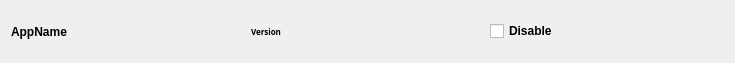
<?xml version="1.0" encoding="UTF-8"?>
<ui version="4.0">
 <class>Form</class>
 <widget class="QWidget" name="Form">
  <property name="geometry">
   <rect>
    <x>0</x>
    <y>0</y>
    <width>735</width>
    <height>63</height>
   </rect>
  </property>
  <property name="font">
   <font>
    <bold>true</bold>
   </font>
  </property>
  <property name="windowTitle">
   <string>Form</string>
  </property>
  <layout class="QHBoxLayout" name="horizontalLayout_3">
   <item>
    <widget class="QLabel" name="AppName">
     <property name="text">
      <string>AppName</string>
     </property>
    </widget>
   </item>
   <item>
    <widget class="QLabel" name="Version">
     <property name="font">
      <font>
       <family>Segoe UI Light</family>
       <pointsize>6</pointsize>
       <bold>true</bold>
      </font>
     </property>
     <property name="text">
      <string>Version</string>
     </property>
    </widget>
   </item>
   <item>
    <widget class="QCheckBox" name="Disable">
     <property name="text">
      <string>Disable</string>
     </property>
    </widget>
   </item>
  </layout>
 </widget>
 <resources/>
 <connections/>
</ui>
